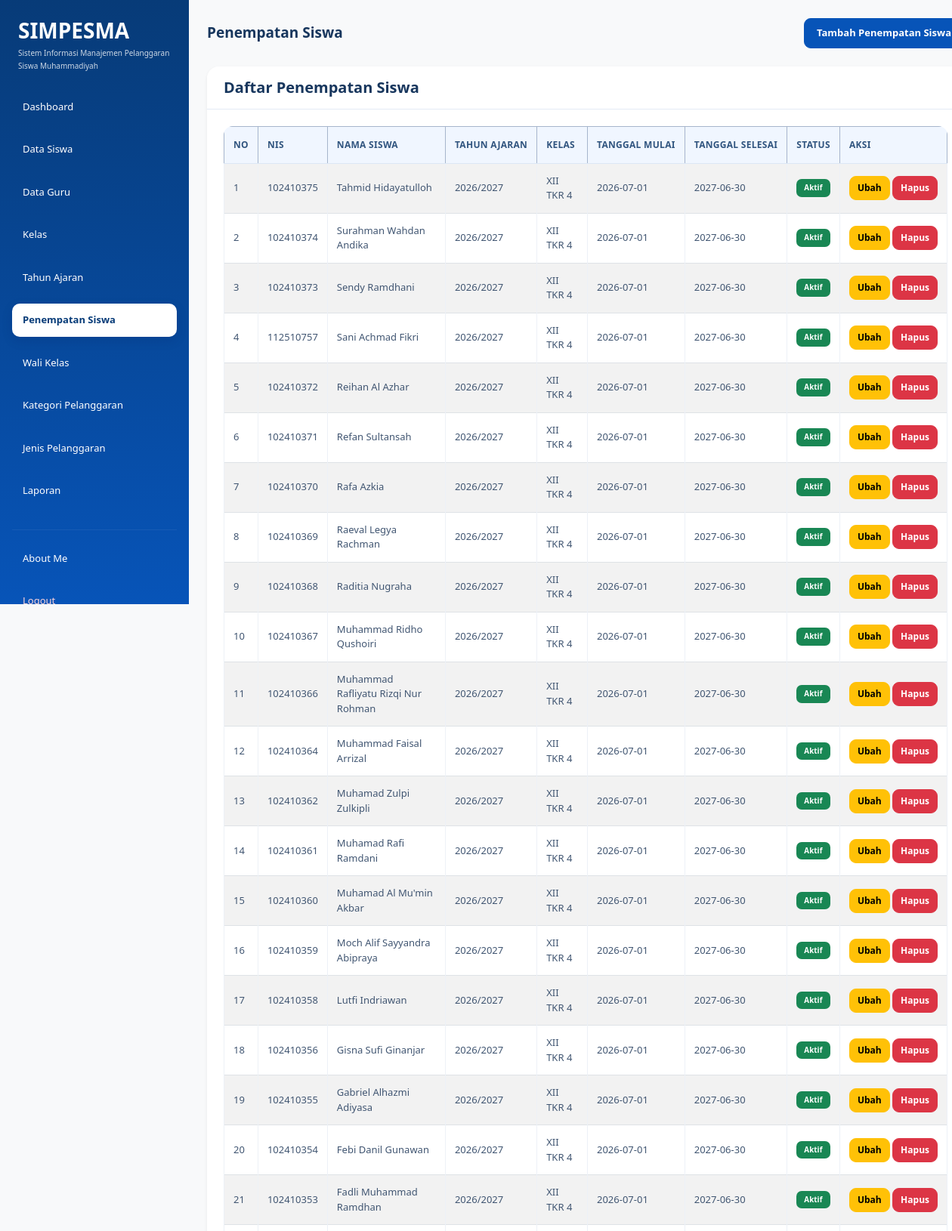
The app's page /penempatan_siswa.php (signed in, upper part) with its own data.
### tables this page shows
CREATE TABLE `t_kelas_siswa` (
  `id` int(11) NOT NULL,
  `siswa_id` int(11) NOT NULL,
  `tahun_ajaran_id` int(11) NOT NULL,
  `kelas_id` int(11) NOT NULL,
  `tanggal_mulai` date NOT NULL,
  `tanggal_selesai` date NOT NULL,
  `status_aktif` tinyint(1) NOT NULL,
  `created_at` timestamp NOT NULL DEFAULT current_timestamp(),
  `updated_at` timestamp NOT NULL DEFAULT current_timestamp()
);

CREATE TABLE `t_siswa` (
  `id` int(11) NOT NULL,
  `nis` varchar(30) NOT NULL,
  `nisn` varchar(20) NOT NULL,
  `nama` varchar(150) NOT NULL,
  `jenis_kelamin` char(1) NOT NULL,
  `tanggal_lahir` date NOT NULL,
  `alamat` text NOT NULL,
  `status_aktif` tinyint(1) NOT NULL,
  `created_at` timestamp NOT NULL DEFAULT current_timestamp(),
  `updated_at` timestamp NOT NULL DEFAULT current_timestamp()
);

CREATE TABLE `t_tahun_ajaran` (
  `id` int(11) NOT NULL,
  `nama` varchar(20) NOT NULL,
  `tanggal_mulai` date NOT NULL,
  `tanggal_selesai` date NOT NULL,
  `status_aktif` tinyint(1) NOT NULL,
  `created_at` timestamp NOT NULL DEFAULT current_timestamp(),
  `updated_at` timestamp NOT NULL DEFAULT current_timestamp()
);

CREATE TABLE `t_kelas` (
  `id` int(11) NOT NULL,
  `nama` varchar(100) NOT NULL,
  `tingkat` varchar(20) NOT NULL,
  `jurusan` varchar(100) NOT NULL,
  `status_aktif` tinyint(1) NOT NULL,
  `created_at` timestamp NOT NULL DEFAULT current_timestamp(),
  `updated_at` timestamp NOT NULL DEFAULT current_timestamp()
);

### penempatan_siswa.php (the view, shortened to what this page needs)
<?php
include "config/koneksi.php";
$role = $_SESSION['role'] ?? '';
?>
<!DOCTYPE html>
<html lang="id">
<head>
    <link
        href="https://cdn.jsdelivr.net/npm/bootstrap@5.3.8/dist/css/bootstrap.min.css"
        rel="stylesheet"
    >
    <link
        href="https://cdn.datatables.net/3.1.4/css/dataTables.dataTables.min.css"
        rel="stylesheet"
    >
    <link rel="stylesheet" href="style.css">
</head>
<body class="bg-light">
<div class="container-fluid">
    <div class="row min-vh-100">
        <div
            class="col-md-3 col-lg-2 min-vh-100 p-3"
            style="background-color: #30318B;"
        >
            <div class="mb-4 px-2">
                <h3 class="text-white mb-1 fw-bold">
                    SIMPESMA
                </h3>
                <p class="text-white mb-0"
                   style="font-size: 10px; line-height: 1.7; opacity: 0.8;">
                    Sistem Informasi Manajemen
                    Pelanggaran Siswa Muhammadiyah
                </p>
            </div>
            <ul class="nav nav-pills flex-column">
                <li class="nav-item mb-2">
                    <a href="dashboard.php" class="nav-link text-white">
                        Dashboard
                    </a>
                </li>
                <?php if ($role == 'admin') { ?>
                    <li class="nav-item mb-2">
                        <a href="data_siswa.php" class="nav-link text-white">
                            Data Siswa
                        </a>
                    </li>
                    <li class="nav-item mb-2">
                        <a href="data_guru.php" class="nav-link text-white">
                            Data Guru
                        </a>
                    </li>
                    <li class="nav-item mb-2">
                        <a href="data_kelas.php" class="nav-link text-white">
                            Kelas
                        </a>
                    </li>
                    <li class="nav-item mb-2">
                        <a href="data_tahun_ajaran.php" class="nav-link text-white">
                            Tahun Ajaran
                        </a>
                    </li>
                    <li class="nav-item mb-2">
                        <a
                            href="penempatan_siswa.php"
                            class="nav-link active"
                            aria-current="page"
                        >
                            Penempatan Siswa
                        </a>
                    </li>
                    <li class="nav-item mb-2">
                        <a href="wali_kelas.php" class="nav-link text-white">
                            Wali Kelas
                        </a>
                    </li>
                    <li class="nav-item mb-2">
                        <a href="kategori_pelanggaran.php" class="nav-link text-white">
                            Kategori Pelanggaran
                        </a>
                    </li>
                    <li class="nav-item mb-2">
                        <a href="jenis_pelanggaran.php" class="nav-link text-white">
                            Jenis Pelanggaran
                        </a>
                    </li>
                    <li class="nav-item mb-2">
                        <a href="laporan.php" class="nav-link text-white">
                            Laporan
                        </a>
                    </li>
                <?php } ?>
                <hr class="text-secondary">
                <li class="nav-item mb-2">
                    <a href="about_me.php" class="nav-link text-white">
                        About Me
                    </a>
                </li>
                <li class="nav-item">
                    <a href="logout.php" class="nav-link text-danger">
                        Logout
                    </a>
                </li>
            </ul>
        </div>
        <main class="col-md-9 col-lg-10 p-4" style="min-width: 0;">
            <div class="d-flex justify-content-between
                        align-items-center mb-4">
                <h3 class="fw-bold mb-0">
                    Penempatan Siswa
                </h3>
                <?php if ($role == "admin") { ?>
                    <a
                        href="penempatan_siswa.php?tambah=1"
                        class="btn btn-primary"
                    >
                        Tambah Penempatan Siswa
                    </a>
                <?php } ?>
            </div>
            <div class="card border-0 shadow-sm">
                <div class="card-header bg-white py-3">
                    <h5 class="mb-0">
                        Daftar Penempatan Siswa
                    </h5>
                </div>
                <div class="card-body">
                    <div class="table-responsive">
                        <table id="example"
                               class="table table-bordered table-striped table-hover align-middle mb-0">
                            <thead class="table-primary">
                                <tr>
                                    <th>No</th>
                                    <th>NIS</th>
                                    <th>Nama Siswa</th>
                                    <th>Tahun Ajaran</th>
                                    <th>Kelas</th>
                                    <th>Tanggal Mulai</th>
                                    <th>Tanggal Selesai</th>
                                    <th>Status</th>
                                    <?php if ($role == "admin") { ?>
                                        <th>Aksi</th>
                                    <?php } ?>
                                </tr>
                            </thead>
                            <tbody>
                                <?php
                                $query_data = mysqli_query($koneksi, "
                                    SELECT
                                        t_kelas_siswa.*,
                                        t_siswa.nis,
                                        t_siswa.nama AS nama_siswa,
                                        t_kelas.nama AS nama_kelas,
                                        t_tahun_ajaran.nama AS nama_tahun
                                    FROM t_kelas_siswa
                                    INNER JOIN t_siswa
                                        ON t_kelas_siswa.siswa_id = t_siswa.id
                                    INNER JOIN t_kelas
                                        ON t_kelas_siswa.kelas_id = t_kelas.id
                                    INNER JOIN t_tahun_ajaran
                                        ON t_kelas_siswa.tahun_ajaran_id = t_tahun_ajaran.id
                                    ORDER BY t_kelas_siswa.id DESC
                                ");
                                $no = 1;
                                if ($query_data) {
                                    while ($row = mysqli_fetch_assoc($query_data)) {
                                ?>
                                    <tr>
                                        <td>
                                            <?php echo $no++; ?>
                                        </td>
                                        <td>
                                            <?php echo htmlspecialchars($row['nis']); ?>
                                        </td>
                                        <td>
                                            <?php echo htmlspecialchars($row['nama_siswa']); ?>
                                        </td>
                                        <td>
                                            <?php echo htmlspecialchars($row['nama_tahun']); ?>
                                        </td>
                                        <td>
                                            <?php echo htmlspecialchars($row['nama_kelas']); ?>
                                        </td>
                                        <td>
                                            <?php echo htmlspecialchars($row['tanggal_mulai']); ?>
                                        </td>
                                        <td>
                                            <?php echo htmlspecialchars($row['tanggal_selesai']); ?>
                                        </td>
                                        <td>
                                            <?php if ($row['status_aktif'] == 1) { ?>
                                                <span class="badge text-bg-success">
                                                    Aktif
                                                </span>
                                            <?php } else { ?>
                                                <span class="badge text-bg-secondary">
                                                    Tidak Aktif
                                                </span>
                                            <?php } ?>
                                        </td>
                                        <?php if ($role == "admin") { ?>
                                            <td class="text-nowrap">
                                                <a
                                                    href="penempatan_siswa.php?edit=<?php echo (int)$row['id']; ?>"
                                                    class="btn btn-warning btn-sm"
                                                >
                                                    Ubah
                                                </a>
                                                <a
                                                    href="penempatan_siswa.php?hapus=<?php echo (int)$row['id']; ?>"
                                                    class="btn btn-danger btn-sm"
                                                    onclick="return confirm('Yakin ingin menghapus penempatan siswa ini?')"
                                                >
                                                    Hapus
                                                </a>
                                            </td>
                                        <?php } ?>
                                    </tr>
                                <?php
                                    }
                                }
                                ?>
                            </tbody>
                        </table>
                    </div>
                </div>
            </div>
        </main>
    </div>
</div>
</body>
</html>

### style.css (style rules this page uses)
:root { --primary: #0754b8; --primary-dark: #073b78; --primary-light: #eaf3ff; --background: #f5f9ff; --white: #ffffff; --text: #17365d; --muted: #71829a; --border: #e3ebf5; --success: #198754; --danger: #dc3545; --radius: 16px; }
* { box-sizing: border-box; }
body { margin: 0; font-family: "Segoe UI", Arial, sans-serif; background: var(--background); color: var(--text); font-size: 14px; }
h1, h2, h3, h4, h5 { color: var(--text); font-weight: 700; }
a { text-decoration: none; }
aside, .sidebar, .col-lg-2.min-vh-100, .col-md-3.col-lg-2.min-vh-100 { background: linear-gradient( 180deg, #073b78 0%, #0754b8 100% ) !important; }
.col-lg-2.min-vh-100, .col-md-3.col-lg-2.min-vh-100 { padding: 24px 16px !important; }
.nav-pills .nav-link { color: #dceaff; padding: 12px 14px; margin-bottom: 5px; border-radius: 10px; font-size: 13px; font-weight: 500; transition: all 0.2s ease; }
.nav-pills .nav-link.active { color: var(--primary-dark) !important; background: #ffffff !important; font-weight: 700; box-shadow: 0 5px 15px rgba(0, 20, 70, 0.12); }
.nav-pills .nav-link.text-danger { color: #ffd5d9 !important; }
hr { border-color: rgba(255, 255, 255, 0.25); }
main { min-width: 0; padding: 32px !important; }
main h3 { font-size: 19px; }
.container-fluid { padding-left: 0; padding-right: 0; }
.row { margin-right: 0; margin-left: 0; }
.card { border: 1px solid var(--border); border-radius: var(--radius); background: var(--white); box-shadow: 0 5px 22px rgba(22, 63, 115, 0.045); transition: box-shadow 0.2s ease, transform 0.2s ease; }
.card-header { background: #ffffff; border-bottom: 1px solid var(--border); padding: 18px 22px; border-radius: var(--radius) var(--radius) 0 0 !important; font-weight: 700; color: var(--text); }
.card-body { padding: 22px; }
.btn { border-radius: 9px; padding: 9px 16px; font-weight: 600; font-size: 13px; transition: all 0.2s ease; }
.btn-primary { color: #fff; background: var(--primary); border-color: var(--primary); }
.btn-danger { background: var(--danger); border-color: var(--danger); }
.table-responsive { border-radius: 12px; }
.table { margin-bottom: 0; vertical-align: middle; font-size: 13px; }
.table thead th, .table th { background: #f0f6ff; color: #31557f; font-size: 12px; font-weight: 700; text-transform: uppercase; letter-spacing: 0.3px; border-bottom: 1px solid #dce7f5; padding: 15px 12px; white-space: nowrap; }
.table tbody td { color: #415672; padding: 13px 12px; border-color: #edf1f7; }
.table .btn { padding: 6px 10px; font-size: 12px; }
.badge { padding: 7px 10px; border-radius: 7px; font-weight: 600; letter-spacing: 0.1px; }
@media (min-width: 768px) { .col-md-3.col-lg-2.min-vh-100, .col-lg-2.min-vh-100, aside.sidebar { position: fixed !important; top: 0; left: 0; bottom: 0; width: 250px; height: 100vh; overflow-y: auto; z-index: 1000; } }
@media (min-width: 768px) { main { margin-left: 250px; width: calc(100% - 250px); } }

### records on screen
t_kelas_siswa: siswa.nis "102410375", siswa.nama "Tahmid Hidayatulloh", tahun_ajaran.nama "2026/2027", kelas.nama "XII TKR 4", tanggal_mulai "2026-07-01", tanggal_selesai "2027-06-30", status_aktif "Aktif"
t_kelas_siswa: siswa.nis "102410374", siswa.nama "Surahman Wahdan Andika", tahun_ajaran.nama "2026/2027", kelas.nama "XII TKR 4", tanggal_mulai "2026-07-01", tanggal_selesai "2027-06-30", status_aktif "Aktif"
t_kelas_siswa: siswa.nis "102410373", siswa.nama "Sendy Ramdhani", tahun_ajaran.nama "2026/2027", kelas.nama "XII TKR 4", tanggal_mulai "2026-07-01", tanggal_selesai "2027-06-30", status_aktif "Aktif"
t_kelas_siswa: siswa.nis "112510757", siswa.nama "Sani Achmad Fikri", tahun_ajaran.nama "2026/2027", kelas.nama "XII TKR 4", tanggal_mulai "2026-07-01", tanggal_selesai "2027-06-30", status_aktif "Aktif"
t_kelas_siswa: siswa.nis "102410372", siswa.nama "Reihan Al Azhar", tahun_ajaran.nama "2026/2027", kelas.nama "XII TKR 4", tanggal_mulai "2026-07-01", tanggal_selesai "2027-06-30", status_aktif "Aktif"
t_kelas_siswa: siswa.nis "102410371", siswa.nama "Refan Sultansah", tahun_ajaran.nama "2026/2027", kelas.nama "XII TKR 4", tanggal_mulai "2026-07-01", tanggal_selesai "2027-06-30", status_aktif "Aktif"
t_kelas_siswa: siswa.nis "102410370", siswa.nama "Rafa Azkia", tahun_ajaran.nama "2026/2027", kelas.nama "XII TKR 4", tanggal_mulai "2026-07-01", tanggal_selesai "2027-06-30", status_aktif "Aktif"
t_kelas_siswa: siswa.nis "102410369", siswa.nama "Raeval Legya Rachman", tahun_ajaran.nama "2026/2027", kelas.nama "XII TKR 4", tanggal_mulai "2026-07-01", tanggal_selesai "2027-06-30", status_aktif "Aktif"
t_kelas_siswa: siswa.nis "102410368", siswa.nama "Raditia Nugraha", tahun_ajaran.nama "2026/2027", kelas.nama "XII TKR 4", tanggal_mulai "2026-07-01", tanggal_selesai "2027-06-30", status_aktif "Aktif"
t_kelas_siswa: siswa.nis "102410367", siswa.nama "Muhammad Ridho Qushoiri", tahun_ajaran.nama "2026/2027", kelas.nama "XII TKR 4", tanggal_mulai "2026-07-01", tanggal_selesai "2027-06-30", status_aktif "Aktif"
t_kelas_siswa: siswa.nis "102410366", siswa.nama "Muhammad Rafliyatu Rizqi Nur Rohman", tahun_ajaran.nama "2026/2027", kelas.nama "XII TKR 4", tanggal_mulai "2026-07-01", tanggal_selesai "2027-06-30", status_aktif "Aktif"
t_kelas_siswa: siswa.nis "102410364", siswa.nama "Muhammad Faisal Arrizal", tahun_ajaran.nama "2026/2027", kelas.nama "XII TKR 4", tanggal_mulai "2026-07-01", tanggal_selesai "2027-06-30", status_aktif "Aktif"
t_kelas_siswa: siswa.nis "102410362", siswa.nama "Muhamad Zulpi Zulkipli", tahun_ajaran.nama "2026/2027", kelas.nama "XII TKR 4", tanggal_mulai "2026-07-01", tanggal_selesai "2027-06-30", status_aktif "Aktif"
t_kelas_siswa: siswa.nis "102410361", siswa.nama "Muhamad Rafi Ramdani", tahun_ajaran.nama "2026/2027", kelas.nama "XII TKR 4", tanggal_mulai "2026-07-01", tanggal_selesai "2027-06-30", status_aktif "Aktif"
t_kelas_siswa: siswa.nis "102410360", siswa.nama "Muhamad Al Mu'min Akbar", tahun_ajaran.nama "2026/2027", kelas.nama "XII TKR 4", tanggal_mulai "2026-07-01", tanggal_selesai "2027-06-30", status_aktif "Aktif"
t_kelas_siswa: siswa.nis "102410359", siswa.nama "Moch Alif Sayyandra Abipraya", tahun_ajaran.nama "2026/2027", kelas.nama "XII TKR 4", tanggal_mulai "2026-07-01", tanggal_selesai "2027-06-30", status_aktif "Aktif"
t_kelas_siswa: siswa.nis "102410358", siswa.nama "Lutfi Indriawan", tahun_ajaran.nama "2026/2027", kelas.nama "XII TKR 4", tanggal_mulai "2026-07-01", tanggal_selesai "2027-06-30", status_aktif "Aktif"
t_kelas_siswa: siswa.nis "102410356", siswa.nama "Gisna Sufi Ginanjar", tahun_ajaran.nama "2026/2027", kelas.nama "XII TKR 4", tanggal_mulai "2026-07-01", tanggal_selesai "2027-06-30", status_aktif "Aktif"
t_kelas_siswa: siswa.nis "102410355", siswa.nama "Gabriel Alhazmi Adiyasa", tahun_ajaran.nama "2026/2027", kelas.nama "XII TKR 4", tanggal_mulai "2026-07-01", tanggal_selesai "2027-06-30", status_aktif "Aktif"
t_kelas_siswa: siswa.nis "102410354", siswa.nama "Febi Danil Gunawan", tahun_ajaran.nama "2026/2027", kelas.nama "XII TKR 4", tanggal_mulai "2026-07-01", tanggal_selesai "2027-06-30", status_aktif "Aktif"
t_kelas_siswa: siswa.nis "102410353", siswa.nama "Fadli Muhammad Ramdhan", tahun_ajaran.nama "2026/2027", kelas.nama "XII TKR 4", tanggal_mulai "2026-07-01", tanggal_selesai "2027-06-30", status_aktif "Aktif"
